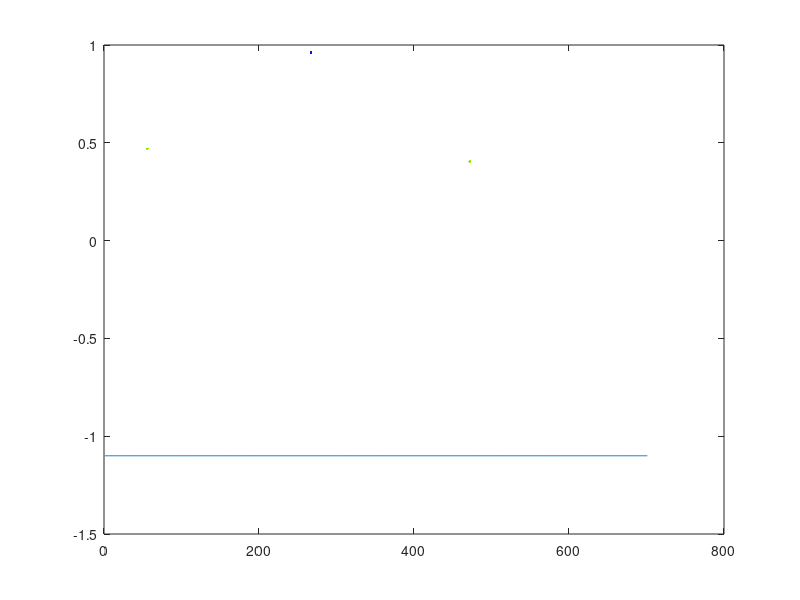

This chart was generated by the following MATLAB code: (Note: this script raises an error after producing the figure.)
%Parameters
recordedLength = 10000;
windowSize = 300;
prePostLag = 200;

%memory declarations
if ~exist('x')
    x = rand(recordedLength,1);
    y = rand(recordedLength,1);
end

% x = rand(recordedLength,1);
% y = rand(recordedLength,1);

heightOut = prePostLag*2+1;
widthOut = recordedLength;
out = zeros(heightOut,widthOut);

% divide up data into blocks
GRID_X = recordedLength;
GRID_Y = 1;

% Assume we've got 2 * PPL + 1 threads.  Will that fit into one block?
threadsPerBlock = ceil(heightOut/32)*32;

while threadsPerBlock > 512
    %Nope.  Block the data in halves, and round up to the next power of 32
    GRID_Y = GRID_Y + 1;
    threadsPerBlock = ceil((heightOut/GRID_Y)/32)*32;
end


BLOCK_X = threadsPerBlock;
BLOCK_Y = 1;

dimBlock = [BLOCK_X BLOCK_Y];
dimGrid = [GRID_X, GRID_Y];

leftAlpha = ceil(windowSize/2);
rightAlpha = floor(windowSize/2);

fprintf('\n\n----START----\n'); 
fprintf('Output size: %ix%i\n', heightOut, widthOut);
fprintf('Grid Dims: %ix%i\n', GRID_X, GRID_Y);
fprintf('Block Dims: %ix%i\n', BLOCK_X, BLOCK_Y);
for blockIdx_X = 9801:GRID_X-1
    t = blockIdx_X;
    fprintf('Sample t=%i\n', t);
    
    if t-leftAlpha < 0
        fprintf('  -Invalid window range (negative), skipping\n');
        continue;
    end
    
    yRange = t - leftAlpha:t+rightAlpha;
    fprintf('  -Pulling y(%i:%i) into shared memory\n', min(yRange), max(yRange));
    
    ySM = y(yRange+1); % +1 for matlab <== NEEDS to BE THREADED 
    
    D_IDX = t - prePostLag;
    L_IDX = t + prePostLag;
    
    xRange = D_IDX - leftAlpha:L_IDX + rightAlpha;
    
    fprintf('  -Possible xRange for this sample: %i-%i\n', min(xRange), max(xRange));
    
    %Lb = ceil((2 * prePostLag + 1)/GRID_Y);
    Lb = BLOCK_X;
    
    for blockIdx_Y = 0:GRID_Y-1
        fprintf('  Block (%3i,%3i)\n', blockIdx_X, blockIdx_Y);
        
        Cs = blockIdx_Y * Lb + D_IDX;
        Ce = min((blockIdx_Y+1)*Lb + D_IDX - 1, L_IDX);
        
        fprintf('    -Evaluating x from %i:%i length %i\n', Cs, Ce, length(Cs:Ce));
        
        SM = Cs - leftAlpha:min(Ce + rightAlpha,L_IDX + rightAlpha);
        
        
        fprintf('    -Pulling x(%i:%i) into shared memory xSM for this block, length %i\n', min(SM), max(SM), length(SM));
%         xSM = x(SM); % PULL TO LOCAL MEM
        
        xSM = -ones(length(SM),1) * 1.1;
        
        stride = BLOCK_X;
        lengthSM = length(SM);
        hold off;
        plot(xSM);
        hold on;
        
        % "randomly" arrive and start filling xSM BLOCK_X,
        for threadIdx = randsample(0:BLOCK_X-1, BLOCK_X)           
            % For plotting purposes
            colr = rand(3,1);
            while threadIdx < lengthSM
                globalMemLocation = SM(threadIdx+1);
                if globalMemLocation >= 0
                    xSM(threadIdx+1) = x(SM(threadIdx+1)+1); % + 1 for matlab) 
                    plot(threadIdx+1,xSM(threadIdx+1),'marker','.','linestyle','none','color',colr);
                else
                    % Load a zero
                    xSM(threadIdx+1) = 0; 
                end
                threadIdx = threadIdx + stride;
            end
        end
        
        fprintf('    -Required %i bytes shared memory in total\n', (length(xSM)+length(ySM)) * 4);
        
        %% __synchronizeThreads();
        
        
        outOfRange = 0;
        for threadIdx = 0:BLOCK_X-1

            if(blockIdx_Y*BLOCK_X + threadIdx+1 > heightOut)
                outOfRange = outOfRange + 1;
                continue;
            end
            
            smIndex = threadIdx:threadIdx+windowSize; 
%             outCol = blockIdx_X;
%             outRow = blockIdx_Y * BLOCK_X + threadIdx;

%             if (threadIdx + 19 > BLOCK_X || threadIdx < 2)
                fprintf('    ThreadIDX: %3i - blockIdx: (%3i,%3i)\n', threadIdx, blockIdx_X, blockIdx_Y);
                hold off;
                plot(ySM);
                hold on;
                plot(xSM(smIndex+1),'r');
                axis tight;
%                 pause(0.5);
%             end
            
        end
        if outOfRange > 0
            fprintf('    -Had %i idle threads\n', outOfRange);
        end
    end
end


%%
for threadsPerBlock = 1:512;
    leftoverThreads(threadsPerBlock) = mod(ceil(heightOut / threadsPerBlock) * threadsPerBlock, heightOut);
end

plot(1:512,leftoverThreads);
hold on;

clear leftoverThreads
idx = 1;
for threadsPerBlock = 32:32:512;
    leftoverThreads(idx) = mod(ceil(heightOut / threadsPerBlock) * threadsPerBlock, heightOut);
    idx = idx + 1;
end
plot(32:32:512, leftoverThreads,'r');


